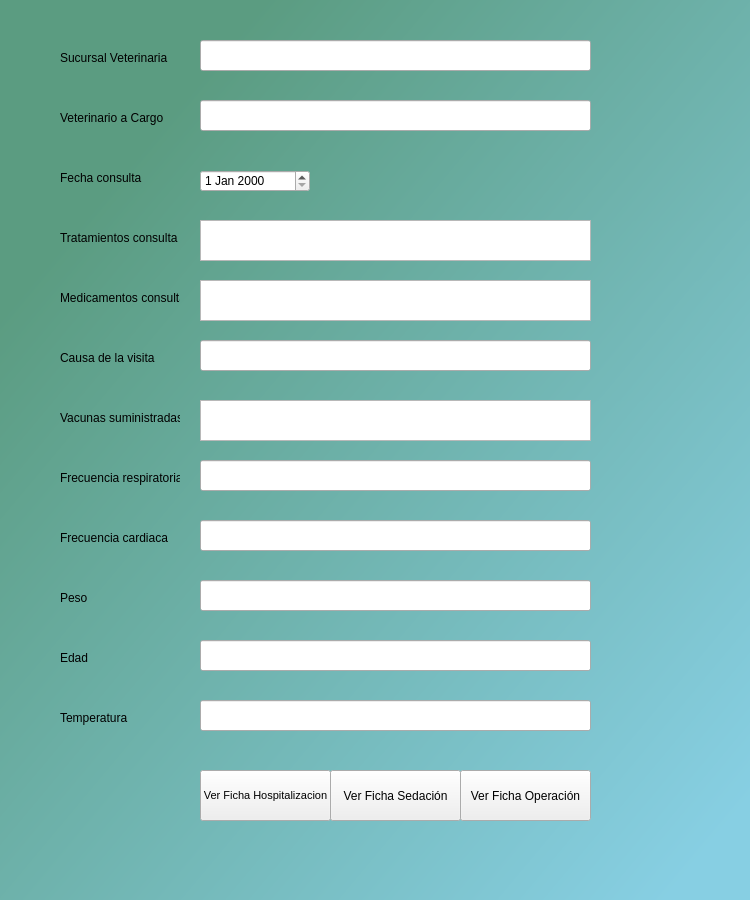
<?xml version="1.0" encoding="UTF-8"?>
<ui version="4.0">
 <class>MainWindow</class>
 <widget class="QMainWindow" name="MainWindow">
  <property name="geometry">
   <rect>
    <x>0</x>
    <y>0</y>
    <width>750</width>
    <height>900</height>
   </rect>
  </property>
  <property name="minimumSize">
   <size>
    <width>750</width>
    <height>900</height>
   </size>
  </property>
  <property name="maximumSize">
   <size>
    <width>750</width>
    <height>900</height>
   </size>
  </property>
  <property name="windowTitle">
   <string>MainWindow</string>
  </property>
  <property name="styleSheet">
   <string notr="true">QWidget#centralwidget{
background-color: qlineargradient(spread:pad, x1:0, y1:0, x2:1, y2:1, stop:0.176136 rgba(91, 156, 129, 255), stop:0.943182 rgba(135, 207, 227, 255));}</string>
  </property>
  <widget class="QWidget" name="centralwidget">
   <widget class="QLabel" name="label">
    <property name="geometry">
     <rect>
      <x>60</x>
      <y>40</y>
      <width>120</width>
      <height>35</height>
     </rect>
    </property>
    <property name="text">
     <string>Sucursal Veterinaria</string>
    </property>
   </widget>
   <widget class="QLabel" name="label_2">
    <property name="geometry">
     <rect>
      <x>60</x>
      <y>100</y>
      <width>120</width>
      <height>35</height>
     </rect>
    </property>
    <property name="text">
     <string>Veterinario a Cargo</string>
    </property>
   </widget>
   <widget class="QLabel" name="label_3">
    <property name="geometry">
     <rect>
      <x>60</x>
      <y>160</y>
      <width>120</width>
      <height>35</height>
     </rect>
    </property>
    <property name="text">
     <string>Fecha consulta</string>
    </property>
   </widget>
   <widget class="QLabel" name="label_4">
    <property name="geometry">
     <rect>
      <x>60</x>
      <y>220</y>
      <width>120</width>
      <height>35</height>
     </rect>
    </property>
    <property name="text">
     <string>Tratamientos consulta</string>
    </property>
   </widget>
   <widget class="QLabel" name="label_5">
    <property name="geometry">
     <rect>
      <x>60</x>
      <y>280</y>
      <width>120</width>
      <height>35</height>
     </rect>
    </property>
    <property name="text">
     <string>Medicamentos consulta</string>
    </property>
   </widget>
   <widget class="QLabel" name="label_6">
    <property name="geometry">
     <rect>
      <x>60</x>
      <y>400</y>
      <width>120</width>
      <height>35</height>
     </rect>
    </property>
    <property name="text">
     <string>Vacunas suministradas</string>
    </property>
   </widget>
   <widget class="QLabel" name="label_7">
    <property name="geometry">
     <rect>
      <x>60</x>
      <y>340</y>
      <width>120</width>
      <height>35</height>
     </rect>
    </property>
    <property name="text">
     <string>Causa de la visita</string>
    </property>
   </widget>
   <widget class="QLabel" name="label_8">
    <property name="geometry">
     <rect>
      <x>60</x>
      <y>460</y>
      <width>120</width>
      <height>35</height>
     </rect>
    </property>
    <property name="text">
     <string>Frecuencia respiratoria</string>
    </property>
   </widget>
   <widget class="QLabel" name="label_9">
    <property name="geometry">
     <rect>
      <x>60</x>
      <y>520</y>
      <width>120</width>
      <height>35</height>
     </rect>
    </property>
    <property name="text">
     <string>Frecuencia cardiaca</string>
    </property>
   </widget>
   <widget class="QLabel" name="label_10">
    <property name="geometry">
     <rect>
      <x>60</x>
      <y>580</y>
      <width>120</width>
      <height>35</height>
     </rect>
    </property>
    <property name="text">
     <string>Peso</string>
    </property>
   </widget>
   <widget class="QLineEdit" name="inputSucursal">
    <property name="geometry">
     <rect>
      <x>200</x>
      <y>40</y>
      <width>391</width>
      <height>31</height>
     </rect>
    </property>
    <property name="readOnly">
     <bool>false</bool>
    </property>
   </widget>
   <widget class="QLineEdit" name="inputVetCargo">
    <property name="geometry">
     <rect>
      <x>200</x>
      <y>100</y>
      <width>391</width>
      <height>31</height>
     </rect>
    </property>
   </widget>
   <widget class="QLineEdit" name="inputCausaVisita">
    <property name="geometry">
     <rect>
      <x>200</x>
      <y>340</y>
      <width>391</width>
      <height>31</height>
     </rect>
    </property>
   </widget>
   <widget class="QLineEdit" name="inputFrecRespiratoria">
    <property name="geometry">
     <rect>
      <x>200</x>
      <y>460</y>
      <width>391</width>
      <height>31</height>
     </rect>
    </property>
   </widget>
   <widget class="QLineEdit" name="inputFrecCardiaca">
    <property name="geometry">
     <rect>
      <x>200</x>
      <y>520</y>
      <width>391</width>
      <height>31</height>
     </rect>
    </property>
   </widget>
   <widget class="QLineEdit" name="inputPeso">
    <property name="geometry">
     <rect>
      <x>200</x>
      <y>580</y>
      <width>391</width>
      <height>31</height>
     </rect>
    </property>
   </widget>
   <widget class="QLabel" name="label_11">
    <property name="geometry">
     <rect>
      <x>60</x>
      <y>640</y>
      <width>120</width>
      <height>35</height>
     </rect>
    </property>
    <property name="text">
     <string>Edad</string>
    </property>
   </widget>
   <widget class="QLineEdit" name="inputEdad">
    <property name="geometry">
     <rect>
      <x>200</x>
      <y>640</y>
      <width>391</width>
      <height>31</height>
     </rect>
    </property>
   </widget>
   <widget class="QListWidget" name="tratamientosList">
    <property name="geometry">
     <rect>
      <x>200</x>
      <y>220</y>
      <width>391</width>
      <height>41</height>
     </rect>
    </property>
   </widget>
   <widget class="QListWidget" name="medicamentosList">
    <property name="geometry">
     <rect>
      <x>200</x>
      <y>280</y>
      <width>391</width>
      <height>41</height>
     </rect>
    </property>
   </widget>
   <widget class="QDateEdit" name="fechaConsulta">
    <property name="geometry">
     <rect>
      <x>200</x>
      <y>170</y>
      <width>110</width>
      <height>22</height>
     </rect>
    </property>
   </widget>
   <widget class="QListWidget" name="vacunasList">
    <property name="geometry">
     <rect>
      <x>200</x>
      <y>400</y>
      <width>391</width>
      <height>41</height>
     </rect>
    </property>
   </widget>
   <widget class="QLabel" name="label_12">
    <property name="geometry">
     <rect>
      <x>60</x>
      <y>700</y>
      <width>120</width>
      <height>35</height>
     </rect>
    </property>
    <property name="text">
     <string>Temperatura</string>
    </property>
   </widget>
   <widget class="QLineEdit" name="inputTemp">
    <property name="geometry">
     <rect>
      <x>200</x>
      <y>700</y>
      <width>391</width>
      <height>31</height>
     </rect>
    </property>
   </widget>
   <widget class="QPushButton" name="botonVerFichaHosp">
    <property name="enabled">
     <bool>true</bool>
    </property>
    <property name="geometry">
     <rect>
      <x>200</x>
      <y>770</y>
      <width>131</width>
      <height>51</height>
     </rect>
    </property>
    <property name="sizePolicy">
     <sizepolicy hsizetype="Preferred" vsizetype="Fixed">
      <horstretch>0</horstretch>
      <verstretch>0</verstretch>
     </sizepolicy>
    </property>
    <property name="baseSize">
     <size>
      <width>0</width>
      <height>0</height>
     </size>
    </property>
    <property name="font">
     <font>
      <pointsize>8</pointsize>
      <italic>false</italic>
      <underline>false</underline>
      <strikeout>false</strikeout>
      <stylestrategy>PreferDefault</stylestrategy>
     </font>
    </property>
    <property name="focusPolicy">
     <enum>Qt::StrongFocus</enum>
    </property>
    <property name="acceptDrops">
     <bool>false</bool>
    </property>
    <property name="toolTip">
     <string/>
    </property>
    <property name="text">
     <string>Ver Ficha Hospitalizacion</string>
    </property>
    <property name="iconSize">
     <size>
      <width>16</width>
      <height>16</height>
     </size>
    </property>
   </widget>
   <widget class="QPushButton" name="botonVerFichaSedacion">
    <property name="geometry">
     <rect>
      <x>330</x>
      <y>770</y>
      <width>131</width>
      <height>51</height>
     </rect>
    </property>
    <property name="text">
     <string>Ver Ficha Sedación</string>
    </property>
   </widget>
   <widget class="QPushButton" name="botonVerFichaOperacion">
    <property name="geometry">
     <rect>
      <x>460</x>
      <y>770</y>
      <width>131</width>
      <height>51</height>
     </rect>
    </property>
    <property name="text">
     <string>Ver Ficha Operación</string>
    </property>
   </widget>
   <widget class="QWidget" name="contenedorBoton" native="true">
    <property name="geometry">
     <rect>
      <x>320</x>
      <y>840</y>
      <width>141</width>
      <height>51</height>
     </rect>
    </property>
   </widget>
   <zorder>label</zorder>
   <zorder>label_2</zorder>
   <zorder>label_3</zorder>
   <zorder>label_4</zorder>
   <zorder>label_5</zorder>
   <zorder>label_6</zorder>
   <zorder>label_7</zorder>
   <zorder>label_8</zorder>
   <zorder>label_9</zorder>
   <zorder>label_10</zorder>
   <zorder>inputSucursal</zorder>
   <zorder>inputVetCargo</zorder>
   <zorder>inputCausaVisita</zorder>
   <zorder>inputFrecRespiratoria</zorder>
   <zorder>inputFrecCardiaca</zorder>
   <zorder>inputPeso</zorder>
   <zorder>label_11</zorder>
   <zorder>inputEdad</zorder>
   <zorder>tratamientosList</zorder>
   <zorder>medicamentosList</zorder>
   <zorder>fechaConsulta</zorder>
   <zorder>vacunasList</zorder>
   <zorder>label_12</zorder>
   <zorder>inputTemp</zorder>
   <zorder>botonVerFichaSedacion</zorder>
   <zorder>botonVerFichaOperacion</zorder>
   <zorder>botonVerFichaHosp</zorder>
   <zorder>contenedorBoton</zorder>
  </widget>
 </widget>
 <resources/>
 <connections/>
</ui>
